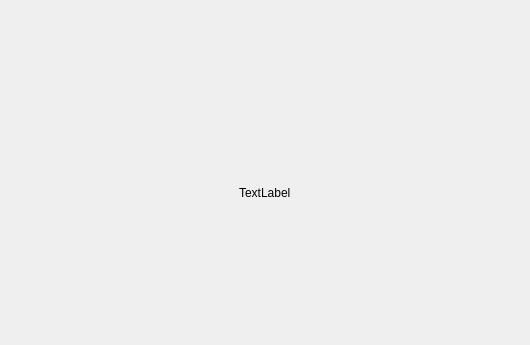
<?xml version="1.0" encoding="UTF-8"?>
<ui version="4.0">
 <class>Dialog</class>
 <widget class="QDialog" name="Dialog">
  <property name="geometry">
   <rect>
    <x>0</x>
    <y>0</y>
    <width>530</width>
    <height>345</height>
   </rect>
  </property>
  <property name="windowTitle">
   <string>Dialog</string>
  </property>
  <layout class="QVBoxLayout" name="verticalLayout_2">
   <property name="spacing">
    <number>0</number>
   </property>
   <property name="leftMargin">
    <number>0</number>
   </property>
   <property name="topMargin">
    <number>0</number>
   </property>
   <property name="rightMargin">
    <number>0</number>
   </property>
   <property name="bottomMargin">
    <number>0</number>
   </property>
   <item>
    <widget class="QWidget" name="top_widget" native="true">
     <property name="sizePolicy">
      <sizepolicy hsizetype="Preferred" vsizetype="Fixed">
       <horstretch>0</horstretch>
       <verstretch>0</verstretch>
      </sizepolicy>
     </property>
     <property name="minimumSize">
      <size>
       <width>0</width>
       <height>40</height>
      </size>
     </property>
     <property name="maximumSize">
      <size>
       <width>16777215</width>
       <height>40</height>
      </size>
     </property>
     <property name="styleSheet">
      <string notr="true"/>
     </property>
     <layout class="QVBoxLayout" name="verticalLayout">
      <property name="spacing">
       <number>0</number>
      </property>
      <property name="leftMargin">
       <number>0</number>
      </property>
      <property name="topMargin">
       <number>0</number>
      </property>
      <property name="rightMargin">
       <number>0</number>
      </property>
      <property name="bottomMargin">
       <number>0</number>
      </property>
      <item>
       <layout class="QHBoxLayout" name="horizontalLayout">
        <property name="spacing">
         <number>0</number>
        </property>
        <item>
         <widget class="QLabel" name="title_label">
          <property name="sizePolicy">
           <sizepolicy hsizetype="Expanding" vsizetype="Preferred">
            <horstretch>0</horstretch>
            <verstretch>0</verstretch>
           </sizepolicy>
          </property>
          <property name="text">
           <string/>
          </property>
          <property name="alignment">
           <set>Qt::AlignCenter</set>
          </property>
         </widget>
        </item>
       </layout>
      </item>
     </layout>
    </widget>
   </item>
   <item>
    <widget class="QWidget" name="content_widget" native="true">
     <layout class="QHBoxLayout" name="horizontalLayout_3">
      <item>
       <layout class="QHBoxLayout" name="horizontalLayout_2">
        <item>
         <spacer name="horizontalSpacer">
          <property name="orientation">
           <enum>Qt::Horizontal</enum>
          </property>
          <property name="sizeHint" stdset="0">
           <size>
            <width>40</width>
            <height>20</height>
           </size>
          </property>
         </spacer>
        </item>
        <item>
         <widget class="QLabel" name="label">
          <property name="text">
           <string>TextLabel</string>
          </property>
         </widget>
        </item>
        <item>
         <spacer name="horizontalSpacer_2">
          <property name="orientation">
           <enum>Qt::Horizontal</enum>
          </property>
          <property name="sizeHint" stdset="0">
           <size>
            <width>40</width>
            <height>20</height>
           </size>
          </property>
         </spacer>
        </item>
       </layout>
      </item>
     </layout>
    </widget>
   </item>
  </layout>
 </widget>
 <resources/>
 <connections/>
</ui>
